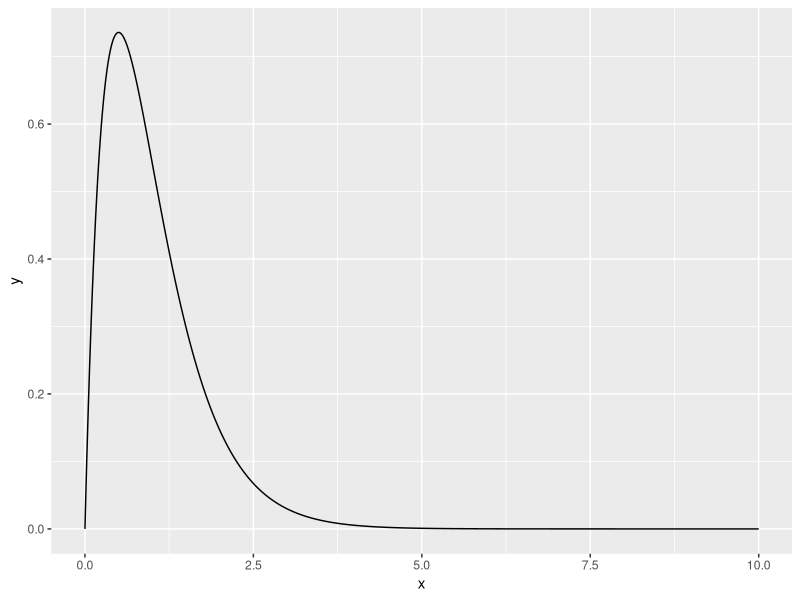

Here is the R script that generated this plot:
library(ggplot2)

### ST516 Homework 7

### 1. validity of t-based conf intervals

### a. plot of gamma

# x axis values
x <- seq(from=0,to=10,by=0.01)
# y value from PDF of Exp dist
y <- dgamma(x, shape = 2, rate = 2)
# plot
qplot(x,y,geom="line")


#qplot(rgamma(100, shape = 2, rate = 2),binwidth=0.01)
#?dgamma

### b. function

ci <- function(n = 25){
  a <- 2
  b <- 2
  m <- a/b
  x <- rgamma(n, shape = a, rate = b)
  t <- t.test(x,mu=m)
  (m > t$conf.int[1]) & (m < t$conf.int[2])
}

### c. n = 5
intervals <- replicate(100000,ci(5))
mean(intervals)

### d. n = 25, 50, 100
intervals <- replicate(100000,ci(25))
mean(intervals)

intervals <- replicate(100000,ci(50))
mean(intervals)

intervals <- replicate(100000,ci(100))
mean(intervals)

### e. confidence intervals as n increases
# As sample size n increases, the proportion of confidence 
# intervals containing the true mean of 1 approaches 95%.
# This is a result of the Central Limit Theorem, which 
# states that means based on large samples have approximately
# normal sampling distributions, regardless of population
# distribution. As sample size increases, the normality of
# the sample distribution increases, and the t-tools are more
# valid.
